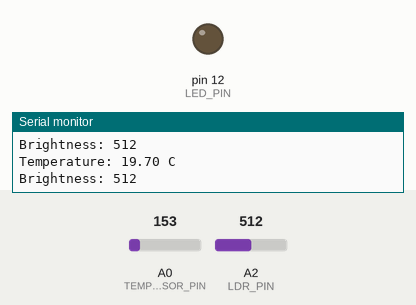
A sketch run on a simulated Arduino Uno, built with avr-gcc and run on an emulated ATmega328P. Shown: output pins drawn as LEDs (lit = HIGH), the last lines printed to the serial monitor. Dashed ring = blinking. The test bench sets the inputs (shaded band); at power-on: A0 (TEMP_SENSOR_PIN) = 153, A2 (LDR_PIN) = 512.

Above: at 1.2 s.
1.3 s: A0 (TEMP_SENSOR_PIN) set to 201
2.8 s: A0 (TEMP_SENSOR_PIN) set to 228
At 3.18 s:
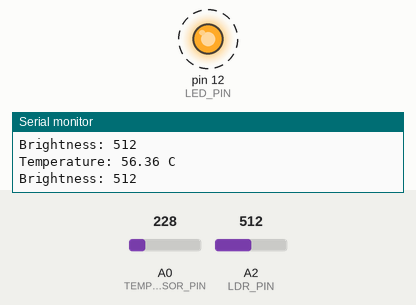
5.8 s: A2 (LDR_PIN) set to 232
8.8 s: A2 (LDR_PIN) set to 206
At 9.6 s:
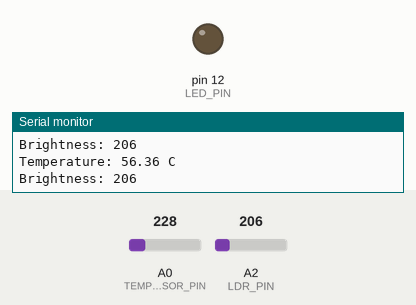
11.8 s: A2 (LDR_PIN) set to 230
At 14.7 s:
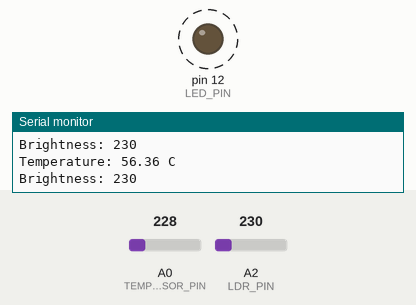
14.8 s: A2 (LDR_PIN) set to 210
At 15.9 s:
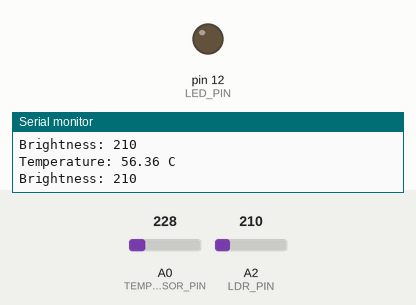
Timing chart, 0 to 17.3 s (numbered marks = the images above; inputs shaded):
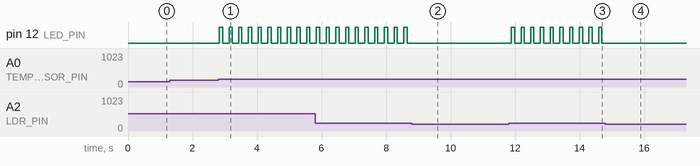

Measured:
- the behaviour switches between 214 and 215 on A0 (TEMP_SENSOR_PIN) (found by bisection; images 0 and 1)
- the behaviour switches between 220 and 219 on A2 (LDR_PIN) (found by bisection; images 1 and 2)
- after the input at 2.8 s, pin 12 (LED_PIN): alternates HIGH for 0.10 s and LOW for 0.20 s, starting at once
- after the input at 8.8 s, pin 12 (LED_PIN): stops changing and stays LOW
- after the input at 11.8 s, pin 12 (LED_PIN): alternates HIGH for 0.10 s and LOW for 0.20 s, starting after 0.08 s
- after the input at 14.8 s, pin 12 (LED_PIN): stops changing and stays LOW

The sketch:

fire_sensor_simulation.ino
```cpp
// The temperature sensor used in this schematic is tmp36, the model requires to use the left pin or otherwise it would not work.
// Despite the instruction to not use the left pin, it would not be possible in this diagram.


//  define the pins we’re using for the temp sensor, LDR, and LED
#define TEMP_SENSOR_PIN A0
#define LDR_PIN A2
#define LED_PIN 12

// set thresholds for temperature and brightness
const float TEMP_THRESHOLD = 50.0;
const int BRIGHTNESS_THRESHOLD = 220;

void setup() {
  pinMode(LED_PIN, OUTPUT);  // Make the led pin an output
  Serial.begin(9600);
}

// read the temperature from Temperature Sensor
float readTemperature() {
  int sensorValue = analogRead(TEMP_SENSOR_PIN); // reads the analog input from temp sensor
  float voltage = sensorValue * (5.0 / 1023.0);  // converts the reading into voltage value
  float temperatureC = (voltage - 0.5508) * 100.0;  // converts the voltage value to celcius value
  return temperatureC; // the readTemperature function contains the celcius value
}

// gets the brightness from the photoresistor
int readBrightness() {
  return analogRead(LDR_PIN);
}

void loop() {
  float temperature = readTemperature();  // grab the current temperature and  current brightness
  int brightness = readBrightness();

  // print out the readings for a quick check
  Serial.print("Temperature: ");
  Serial.print(temperature);
  Serial.println(" C");

  Serial.print("Brightness: ");
  Serial.println(brightness);

  // If both readings are above the thresholds,  blink the led
  if (temperature >= TEMP_THRESHOLD && brightness >= BRIGHTNESS_THRESHOLD) {
    digitalWrite(LED_PIN, HIGH);  // turn on the led
    delay(100);
    digitalWrite(LED_PIN, LOW);  // turn it off
    delay(100);
  } else {
    digitalWrite(LED_PIN, LOW);  //  keep the led off if no fire
  }

  delay(100);
}
```
